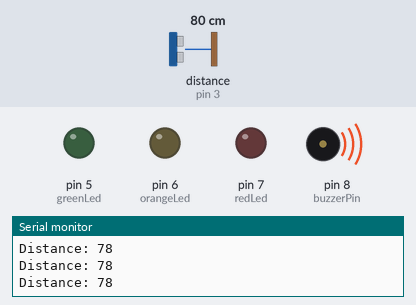
Simulated run of this sketch. Board: Arduino Nano, built with avr-gcc and run on an emulated ATmega328P. Shown: output pins drawn as LEDs (lit = HIGH), buzzer (waves = sounding, pin HIGH), the last lines printed to the serial monitor. Wiring (inferred from the names in the program): ultrasonic range finder: trigger pin 2; echo pin 3. Dashed ring = blinking. The test bench sets the inputs (shaded band); at power-on: distance to the obstacle (sensor on pin 3) 80 cm. The echo pulse lasts 58.3 µs per cm; pins used as bus, display or sensor lines are not drawn.

Above: at 1.2 s.
1.3 s: distance to the obstacle (sensor on pin 3) set to 69 cm
At 1.77 s:
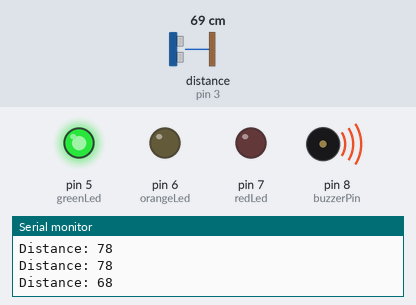
4.3 s: distance to the obstacle (sensor on pin 3) set to 53 cm
7.3 s: distance to the obstacle (sensor on pin 3) set to 48 cm
At 7.66 s:
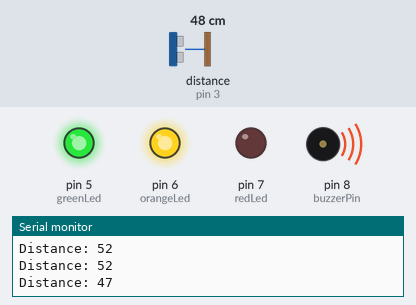
10.3 s: distance to the obstacle (sensor on pin 3) set to 34 cm
13.3 s: distance to the obstacle (sensor on pin 3) set to 27 cm
At 13.55 s:
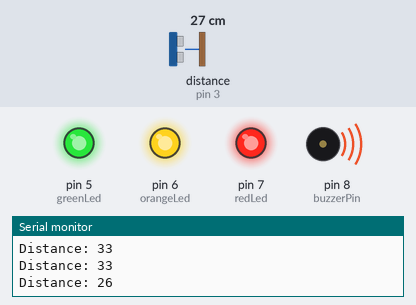
16.3 s: distance to the obstacle (sensor on pin 3) set to 2 cm
At 17.8 s:
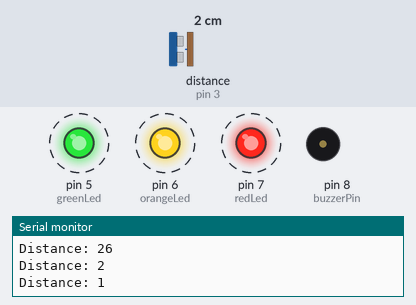
Timing chart, 0 to 20.3 s (numbered marks = the images above; inputs shaded):
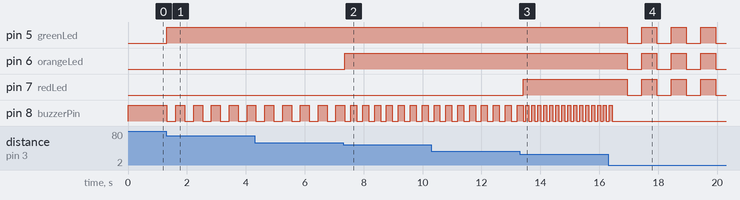

The sketch:

parking_sensor.ino
```cpp
const int trigPin = 2;    // Arduino Nano digital pin 2
const int echoPin = 3;    // Arduino Nano digital pin 3
const int greenLed = 5;   // Arduino Nano digital pin 5
const int orangeLed = 6;  // Arduino Nano digital pin 6
const int redLed = 7;     // Arduino Nano digital pin 7
const int buzzerPin = 8;  // Arduino Nano digital pin 8

const int distanceThreshold1 = 70; // Distance threshold for green LED
const int distanceThreshold2 = 50;  // Distance threshold for orange LED
const int distanceThreshold3 = 30;  // Distance threshold for red LED
const int distanceThreshold4 = 10;

int buzNear = 100;     //declare buzzing time for very close proximity;
int buzHigh = 200;     //declare buzzing time for close proximity;
int buzMid  =300;     //declare buzzing time for mid proximity;


void setup() {
  pinMode(trigPin, OUTPUT);
  pinMode(echoPin, INPUT);
  pinMode(greenLed, OUTPUT);
  pinMode(orangeLed, OUTPUT);
  pinMode(redLed, OUTPUT);
  pinMode(buzzerPin, OUTPUT);
  analogWrite(buzzerPin, LOW);
  Serial.begin(9600);
}

void loop() {

  digitalWrite(trigPin, LOW);
  delayMicroseconds(2);

  digitalWrite(trigPin, HIGH);
  delayMicroseconds(10);
  digitalWrite(trigPin, LOW);

  long duration = pulseIn(echoPin, HIGH);

  int distance = duration * 0.034 / 2;

  Serial.print("Distance: ");
  Serial.println(distance);

  //control the buzzer and the leds

  if (distance > distanceThreshold1) {
    digitalWrite(buzzerPin, HIGH);
  }

 if (distance <= distanceThreshold1 && distance >= distanceThreshold2) {
    digitalWrite(greenLed, HIGH);
    digitalWrite(buzzerPin,LOW);
    delay(buzMid);
    digitalWrite(buzzerPin,HIGH);
    delay(buzMid);
  }
  else{
    digitalWrite(buzzerPin,HIGH);
    digitalWrite(greenLed, LOW);
  }

  if (distance < distanceThreshold2 && distance >= distanceThreshold3) {
    digitalWrite(orangeLed, HIGH);
    digitalWrite(greenLed, HIGH);
    digitalWrite(buzzerPin,LOW);
    delay(buzHigh);
    digitalWrite(buzzerPin,HIGH);
    delay(buzHigh);
  }
  else{
    digitalWrite(orangeLed, LOW);
    digitalWrite(greenLed, LOW);
    digitalWrite(buzzerPin,HIGH);
  }

 if (distance < distanceThreshold3 && distance >= distanceThreshold4) {
    digitalWrite(redLed, HIGH);
    digitalWrite(orangeLed, HIGH);
    digitalWrite(greenLed, HIGH);
    digitalWrite(buzzerPin,LOW);
    delay(buzNear);
    digitalWrite(buzzerPin,HIGH);
    delay(buzNear);
  }
  else{
    digitalWrite(redLed, LOW);
    digitalWrite(orangeLed, LOW);
    digitalWrite(greenLed, LOW);
    digitalWrite(buzzerPin,HIGH);
  }

 if (distance >= 0 && distance < distanceThreshold4) {
    digitalWrite(buzzerPin,LOW);
    digitalWrite(redLed, HIGH);
    digitalWrite(orangeLed, HIGH);
    digitalWrite(greenLed, HIGH);
    delay(500);
    digitalWrite(redLed, LOW);
    digitalWrite(orangeLed, LOW);
    digitalWrite(greenLed, LOW);
    delay(500);
  }
  else{
    digitalWrite(buzzerPin,HIGH);
    digitalWrite(redLed, LOW);
    digitalWrite(orangeLed, LOW);
    digitalWrite(greenLed, LOW);
  }

}
```

Measured:
- the behaviour switches between 72 and 71 cm on distance to the obstacle (sensor on pin 3) (found by bisection; images 0 and 1)
- the behaviour switches between 51 and 50 cm on distance to the obstacle (sensor on pin 3) (found by bisection; images 1 and 2)
- the behaviour switches between 31 and 30 cm on distance to the obstacle (sensor on pin 3) (found by bisection; images 2 and 3)
- after the input at 1.3 s, pin 5 (greenLed): LOW → HIGH at once; pin 8 (buzzerPin): alternates HIGH for 0.30 s and LOW for 0.30 s, starting at once
- after the input at 7.3 s, pin 6 (orangeLed): LOW → HIGH after 0.06 s; pin 8 (buzzerPin): alternates HIGH for 0.20 s and LOW for 0.20 s, starting after 0.26 s
- after the input at 13.3 s, pin 7 (redLed): LOW → HIGH after 0.11 s; pin 8 (buzzerPin): alternates HIGH for 0.10 s and LOW for 0.10 s, starting after 0.21 s
- after the input at 16.3 s, pin 5 (greenLed), pin 6 (orangeLed), pin 7 (redLed): alternates HIGH for 0.50 s and LOW for 0.50 s, starting after 0.64 s; pin 8 (buzzerPin): goes on until 16.4 s, then stays LOW
